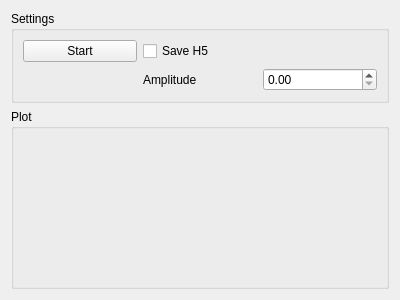
<?xml version="1.0" encoding="UTF-8"?>
<ui version="4.0">
 <class>Form</class>
 <widget class="QWidget" name="Form">
  <property name="geometry">
   <rect>
    <x>0</x>
    <y>0</y>
    <width>400</width>
    <height>300</height>
   </rect>
  </property>
  <property name="windowTitle">
   <string>Form</string>
  </property>
  <layout class="QGridLayout" name="gridLayout_2" rowstretch="0,1">
   <item row="0" column="0">
    <widget class="QGroupBox" name="settings_groupBox">
     <property name="title">
      <string>Settings</string>
     </property>
     <layout class="QGridLayout" name="gridLayout">
      <item row="0" column="0">
       <widget class="QPushButton" name="start_pushButton">
        <property name="text">
         <string>Start</string>
        </property>
       </widget>
      </item>
      <item row="1" column="2">
       <widget class="QDoubleSpinBox" name="amp_doubleSpinBox"/>
      </item>
      <item row="0" column="1">
       <widget class="QCheckBox" name="save_h5_checkBox">
        <property name="text">
         <string>Save H5</string>
        </property>
       </widget>
      </item>
      <item row="1" column="1">
       <widget class="QLabel" name="amp_label">
        <property name="text">
         <string>Amplitude</string>
        </property>
       </widget>
      </item>
     </layout>
    </widget>
   </item>
   <item row="1" column="0">
    <widget class="QGroupBox" name="plot_groupBox">
     <property name="title">
      <string>Plot</string>
     </property>
     <layout class="QVBoxLayout" name="verticalLayout"/>
    </widget>
   </item>
  </layout>
 </widget>
 <resources/>
 <connections/>
</ui>
